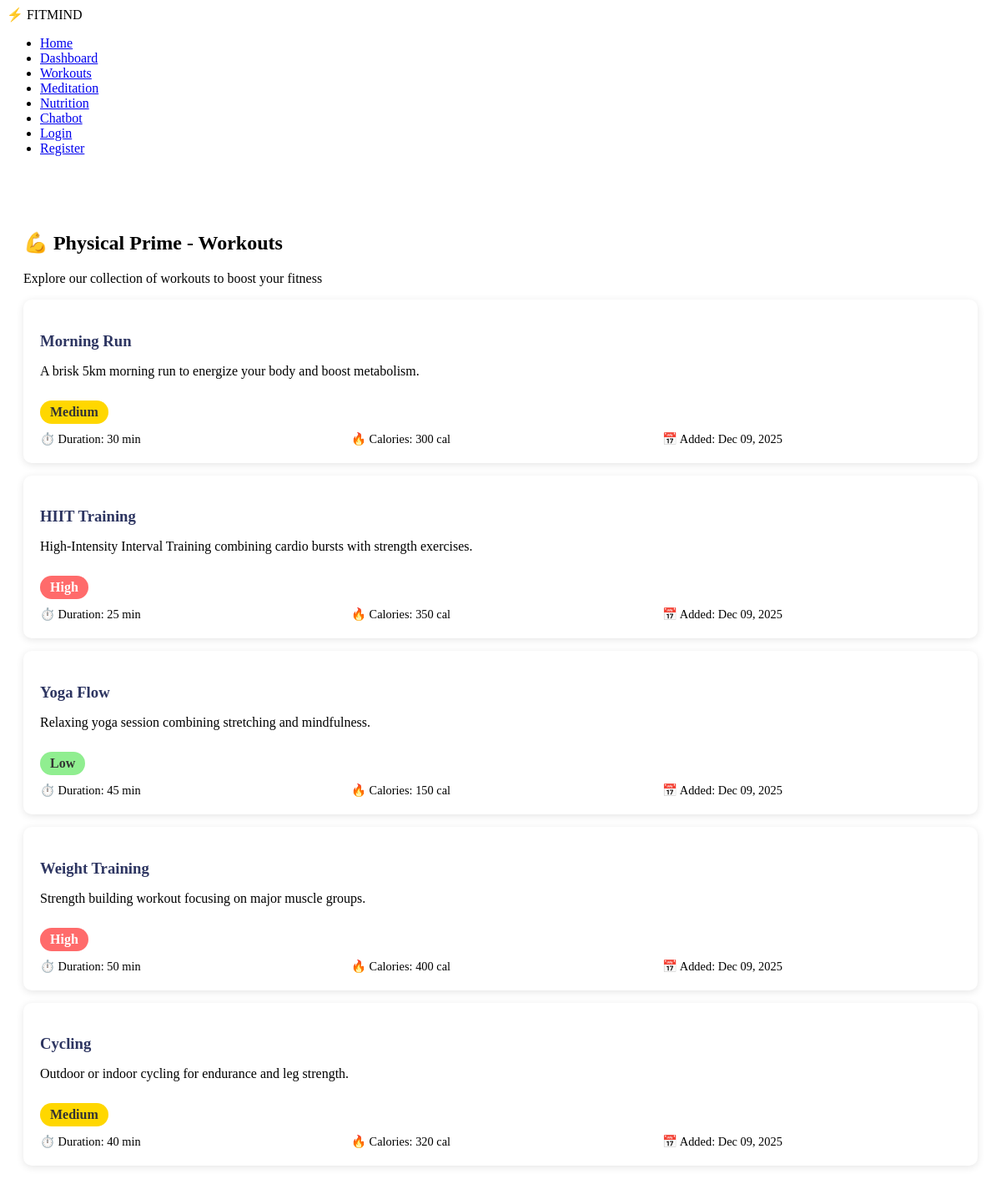
The page /workouts/ on the database its author committed.
### maini/models.py (models this page shows, shortened)
class Workout(models.Model):
    INTENSITY_CHOICES = [
        ('low', 'Low'),
        ('medium', 'Medium'),
        ('high', 'High'),
    ]
    name = models.CharField(max_length=100)
    description = models.TextField()
    intensity = models.CharField(max_length=10, choices=INTENSITY_CHOICES)
    duration_minutes = models.IntegerField(validators=[MinValueValidator(1)])
    calories_burned = models.IntegerField(validators=[MinValueValidator(0)])
    image = models.ImageField(upload_to='workouts/', null=True, blank=True)
    created_at = models.DateTimeField(auto_now_add=True)
    updated_at = models.DateTimeField(auto_now=True)

### maini/views.py (the view)
# urls.py: path('workouts/', workouts, name='workouts'),
def workouts(request):
    workout_list = Workout.objects.all()
    return render(request, 'workouts.html', {'workouts': workout_list})

### maini/templates/workouts.html (shortened to what this page needs)
{% load static %}
<!DOCTYPE html>
<html lang="en">
<head>
    <link rel="stylesheet" href="{% static 'style.css' %}">
</head>
<body>
    <nav class="navbar">
        <div class="logo">
            <span>⚡</span> FITMIND
        </div>
        <ul class="nav-links">
            <li><a href="{% url 'first' %}">Home</a></li>
            <li><a href="{% url 'dashboard' %}">Dashboard</a></li>
            <li><a href="{% url 'workouts' %}">Workouts</a></li>
            <li><a href="{% url 'meditation' %}">Meditation</a></li>
            <li><a href="{% url 'nutrition' %}">Nutrition</a></li>
            <li><a href="{% url 'chatbot' %}">Chatbot</a></li>
            {% if request.user.is_authenticated %}
                <li><a href="#">Hi, {{ request.user.first_name|default:request.user.username }}</a></li>
                <li><a href="{% url 'logout' %}">Logout</a></li>
            {% else %}
                <li><a href="{% url 'login' %}">Login</a></li>
                <li><a href="{% url 'register' %}">Register</a></li>
            {% endif %}
        </ul>
    </nav>
    <section class="workouts-container">
        <h1>💪 Physical Prime - Workouts</h1>
        <p>Explore our collection of workouts to boost your fitness</p>
        {% if workouts %}
            {% for workout in workouts %}
                <div class="workout-card">
                    <h3>{{ workout.name }}</h3>
                    <p>{{ workout.description }}</p>
                    <span class="intensity-badge intensity-{{ workout.intensity }}">{{ workout.get_intensity_display }}</span>
                    <div class="workout-info">
                        <div>⏱️ Duration: {{ workout.duration_minutes }} min</div>
                        <div>🔥 Calories: {{ workout.calories_burned }} cal</div>
                        <div>📅 Added: {{ workout.created_at|date:"M d, Y" }}</div>
                    </div>
                </div>
            {% endfor %}
        {% else %}
            <p>No workouts available yet.</p>
        {% endif %}
    </section>
</body>
</html>

### maini/templates/workouts.html (style rules this page uses)
.workouts-container { max-width: 1200px; margin: 50px auto; padding: 20px; }
.workout-card { background: white; border-radius: 10px; padding: 20px; margin: 15px 0; box-shadow: 0 2px 10px rgba(0,0,0,0.1); }
.workout-card h3 { color: #2d3561; margin-bottom: 10px; }
.workout-info { display: grid; grid-template-columns: 1fr 1fr 1fr; gap: 15px; margin-top: 10px; font-size: 0.9em; }
.intensity-badge { display: inline-block; padding: 5px 12px; border-radius: 20px; font-weight: 600; margin-top: 10px; }
.intensity-low { background-color: #90EE90; color: #333; }
.intensity-medium { background-color: #FFD700; color: #333; }
.intensity-high { background-color: #FF6B6B; color: white; }

### rows shown on the page
Workout: name "Morning Run", description "A brisk 5km morning run to energize your body and boost metabolism.", intensity "Medium", duration_minutes "30", calories_burned "300", created_at "Dec 09, 2025"
Workout: name "HIIT Training", description "High-Intensity Interval Training combining cardio bursts with strength exercises.", intensity "High", duration_minutes "25", calories_burned "350", created_at "Dec 09, 2025"
Workout: name "Yoga Flow", description "Relaxing yoga session combining stretching and mindfulness.", intensity "Low", duration_minutes "45", calories_burned "150", created_at "Dec 09, 2025"
Workout: name "Weight Training", description "Strength building workout focusing on major muscle groups.", intensity "High", duration_minutes "50", calories_burned "400", created_at "Dec 09, 2025"
Workout: name "Cycling", description "Outdoor or indoor cycling for endurance and leg strength.", intensity "Medium", duration_minutes "40", calories_burned "320", created_at "Dec 09, 2025"
